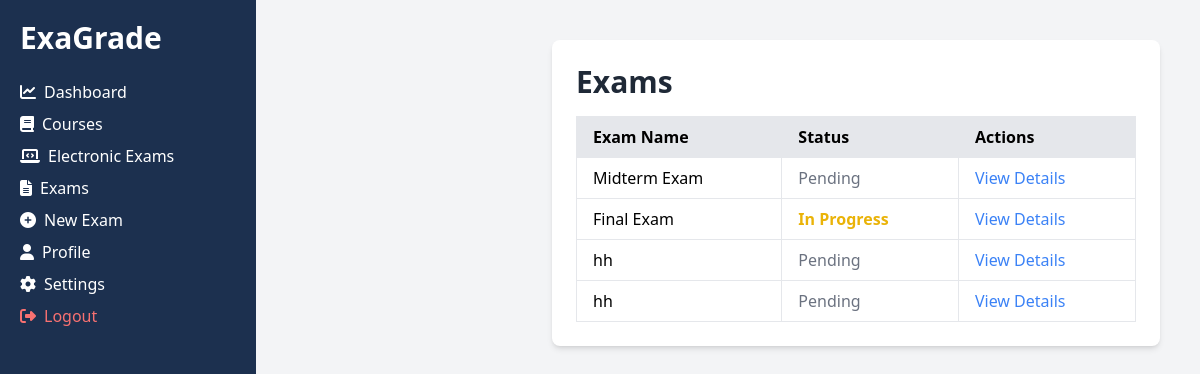
The page /exams/ (signed in) on the database its author committed.
### exams/models.py (models this page shows, shortened)
class Exam(models.Model):
    STATUS_CHOICES = [
        ("done", "Done"),
        ("progress", "Progress"),
        ("pending", "Pending"),
        ("requires_attention", "Requires Attention"),
    ]
    name = models.CharField(max_length=255)
    course = models.ForeignKey("courses.Course", on_delete=models.CASCADE, related_name="exams")
    created_at = models.DateTimeField(auto_now_add=True)
    status = models.CharField(max_length=20, choices=STATUS_CHOICES, default="pending")
    instructor = models.ForeignKey(CustomUser, on_delete=models.CASCADE, related_name="exams")
    solution_module = models.FileField(upload_to="exams/solution_modules/", blank=True, null=True)
    student_paper = models.FileField(upload_to="exams/student_papers/", blank=True, null=True)
    pdf_file = models.FileField(upload_to="exams/pdfs/", blank=True, null=True)

### exams/views.py (the view)
# urls.py: path("", exam_list_view, name="list"),
@login_required
def exam_list_view(request):
    if request.user.is_instructor:
        exams = Exam.objects.filter(course__in=request.user.courses.all())
    else:
        exams = Exam.objects.filter(course__in=request.user.enrolled_courses.all())
    return render(request, "exams/exam_list.html", {"exams": exams})

### exams/templates/exams/exam_list.html
{% extends "base.html" %}
{% block content %}
<div class="max-w-5xl mx-auto bg-white p-6 rounded-lg shadow-md">
    <h1 class="text-3xl font-bold text-gray-800">Exams</h1>
    <div class="mt-4">
        {% if exams %}
            <table class="w-full border-collapse border border-gray-300">
                <thead>
                    <tr class="bg-gray-200">
                        <th class="border px-4 py-2 text-left">Exam Name</th>
                        <th class="border px-4 py-2 text-left">Status</th>
                        <th class="border px-4 py-2 text-left">Actions</th>
                    </tr>
                </thead>
                <tbody>
                    {% for exam in exams %}
                        <tr class="border">
                            <td class="border px-4 py-2">{{ exam.name }}</td>
                            <td class="border px-4 py-2">
                                {% if exam.status == "done" %}
                                    <span class="text-green-500 font-semibold">Completed</span>
                                {% elif exam.status == "progress" %}
                                    <span class="text-yellow-500 font-semibold">In Progress</span>
                                {% else %}
                                    <span class="text-gray-500">Pending</span>
                                {% endif %}
                            </td>
                            <td class="border px-4 py-2">
                                <a href="{% url 'exams:detail' exam.id %}" class="text-blue-500 hover:underline">View Details</a>
                            </td>
                        </tr>
                    {% endfor %}
                </tbody>
            </table>
        {% else %}
            <p class="text-gray-500 mt-4">No exams available.</p>
        {% endif %}
    </div>
</div>
{% endblock %}

### rows shown on the page
Exam: name "Midterm Exam", status "Pending"
Exam: name "Final Exam", status "In Progress"
Exam: name "hh", status "Pending"
Exam: name "hh", status "Pending"
